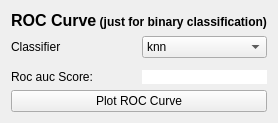
            <widget class="QWidget" name="roc_pg">
             <layout class="QVBoxLayout" name="verticalLayout_17">
              <item>
               <widget class="QLabel" name="label_22">
                <property name="text">
                 <string>&lt;html&gt;&lt;head/&gt;&lt;body&gt;&lt;p align=&quot;center&quot;&gt;&lt;span style=&quot; font-size:12pt; font-weight:600;&quot;&gt;ROC Curve&lt;/span&gt;&lt;span style=&quot; font-weight:600;&quot;&gt; (just for binary classification)&lt;/span&gt;&lt;/p&gt;&lt;/body&gt;&lt;/html&gt;</string>
                </property>
               </widget>
              </item>
              <item>
               <layout class="QHBoxLayout" name="horizontalLayout_27">
                <item>
                 <widget class="QLabel" name="label_23">
                  <property name="text">
                   <string>Classifier</string>
                  </property>
                 </widget>
                </item>
                <item>
                 <widget class="QComboBox" name="roc_curve_classification_cb">
                  <item>
                   <property name="text">
                    <string>knn</string>
                   </property>
                  </item>
                  <item>
                   <property name="text">
                    <string>lda</string>
                   </property>
                  </item>
                  <item>
                   <property name="text">
                    <string>gnb</string>
                   </property>
                  </item>
                  <item>
                   <property name="text">
                    <string>tree</string>
                   </property>
                  </item>
                  <item>
                   <property name="text">
                    <string>lin_svm</string>
                   </property>
                  </item>
                 </widget>
                </item>
               </layout>
              </item>
              <item>
               <widget class="QFrame" name="frame_11">
                <property name="sizePolicy">
                 <sizepolicy hsizetype="Preferred" vsizetype="Expanding">
                  <horstretch>0</horstretch>
                  <verstretch>0</verstretch>
                 </sizepolicy>
                </property>
                <property name="styleSheet">
                 <string notr="true">background-color: rgb(255, 255, 255);</string>
                </property>
                <property name="frameShape">
                 <enum>QFrame::StyledPanel</enum>
                </property>
                <property name="frameShadow">
                 <enum>QFrame::Raised</enum>
                </property>
               </widget>
              </item>
              <item>
               <layout class="QHBoxLayout" name="horizontalLayout_26">
                <item>
                 <widget class="QLabel" name="label_20">
                  <property name="text">
                   <string>Roc auc Score: </string>
                  </property>
                 </widget>
                </item>
                <item>
                 <widget class="QLabel" name="roc_auc_score_text">
                  <property name="styleSheet">
                   <string notr="true">background-color: rgb(255, 255, 255);</string>
                  </property>
                  <property name="text">
                   <string/>
                  </property>
                 </widget>
                </item>
               </layout>
              </item>
              <item>
               <widget class="QPushButton" name="plot_roc_curve_btn_2">
                <property name="text">
                 <string>Plot ROC Curve</string>
                </property>
               </widget>
              </item>
             </layout>
            </widget>
